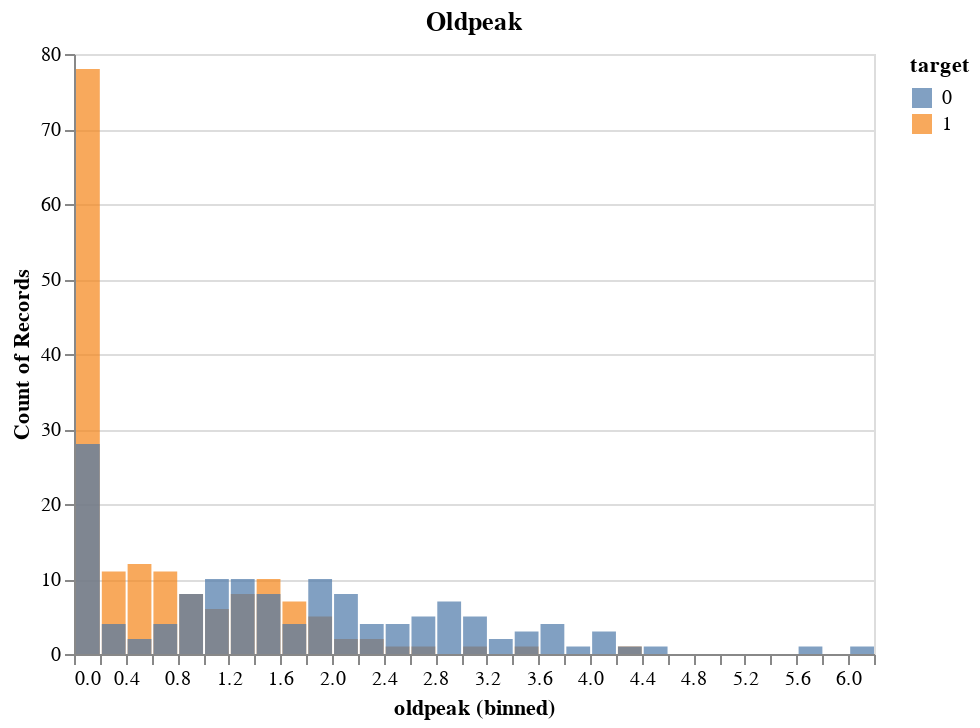

This figure's notebook cell:
### Code cell
features = ['age', 'sex', 'cp', 'trestbps', 'chol', 'fbs', 'restecg', 'thalach',
       'exang', 'oldpeak', 'slope', 'ca', 'thal']
plots = []
for feature in features:
    plot = alt.Chart(heart).mark_bar(
        opacity=0.7).encode(
        alt.X(feature, bin=alt.Bin(maxbins=50)),
        alt.Y('count()', stack=None),
        alt.Color('target:N')).properties(
        title= str.title(feature))
    plots.append(plot)
plots[]

### Figure 1 — Vega-Lite specification as saved in the notebook (floating-point values rounded to 4 significant figures; data arrays with more than 128 entries replaced by an {"elided": "..."} marker saying what was removed)
{"$schema": "https://vega.github.io/schema/vega-lite/v3.4.0.json", "config": {"mark": {"tooltip": null}, "view": {"height": 300, "width": 400}}, "data": {"name": "data-a24de27fcaca3464660850dd7c56a142"}, "datasets": {"data-a24de27fcaca3464660850dd7c56a142": {"elided": "303 records"}}, "encoding": {"color": {"field": "target", "type": "nominal"}, "x": {"bin": {"maxbins": 50}, "field": "oldpeak", "type": "quantitative"}, "y": {"aggregate": "count", "stack": null, "type": "quantitative"}}, "mark": {"opacity": 0.7, "type": "bar"}, "title": "Oldpeak"}
